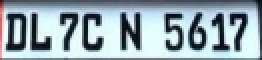
#> input picture Cropped_Image_text/plate.png, 131 x 30 px (shown 2 times larger)
$ python main.py
#> lines starting #> are read from the running program, lines starting #| are printed output that depends on the picture; after the words box and inside, x2 and y2 are one past the last pixel; in counts of white or black regions, pixels touching at a corner belong together
#> the answer given: Cropped_Image_text/plate.png
#> in Main, image is the input picture: shape (30, 131, 3); mean B, G, R 176.2, 167.6, 149.9
### detect_plate.py
import numpy as np
import cv2
import imutils
import pytesseract
import os


def Detect_plate(image):


	save_dir = os.getcwd() + '/Cropped_Image_text'

	if not os.path.exists(save_dir):
		os.mkdir(save_dir)


	#resize the image- change width to 500
	image = imutils.resize(image, width=500)
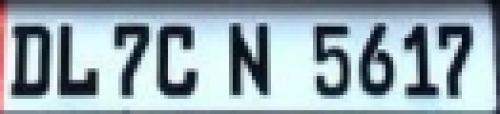
#> image: shape (114, 500, 3); mean of channels 0, 1, 2 176.2, 167.6, 149.9; drawn as B, G, R

	#Display the original image
	cv2.imshow('original image', image)
	cv2.waitKey(0)

	#RGB to GRAY scale conversion
	gray = cv2.cvtColor(image, cv2.COLOR_BGR2GRAY)
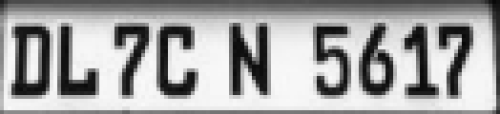
#> gray: shape (114, 500); min 7, max 249, mean 163.3
	cv2.imshow("1 - Grayscale Conversion", gray)
	cv2.imwrite(save_dir + '/gray' + '.png', gray)  #writing gray image
	cv2.waitKey(0)

	#Noise removal with iterative bilateral filter(removes noise while preserving edges)
	gray = cv2.bilateralFilter(gray, 11,17,17)
	cv2.imshow("2- Bilateral filter", gray)
	cv2.imwrite(save_dir + '/without_noise' + '.png', gray)  # writing image after removing the noise
	cv2.waitKey(0)

	#Find edges of grayscale image
	edged = cv2.Canny(gray, 170, 200)
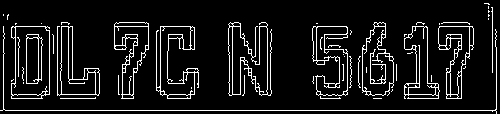
#> edged: shape (114, 500); 9.5% white in thin lines or dots
	cv2.imshow("3 - canny edges", edged)
	cv2.imwrite(save_dir + '/edged' + '.png', edged) #writing edged image
	cv2.waitKey(0)

	#Find Conotours based on edges
	cnts, new = cv2.findContours(edged.copy(), cv2.RETR_LIST, cv2.CHAIN_APPROX_SIMPLE)
#> cnts = 130 contours, 78 with area under 20; largest, box (x1, y1, x2, y2) and area: (11, 26, 50, 99) 2512, (11, 26, 50, 96) 2328, (228, 22, 272, 96) 1786, (362, 22, 394, 96) 1648, (156, 26, 199, 99) 1516; new = 130 rows, first 6: [1, -1, -1, -1], [2, 0, -1, -1], [3, 1, -1, -1], [4, 2, -1, -1], [5, 3, -1, -1], [6, 4, -1, -1]

	#create copy of original image to draw all contours
	img1 = image.copy()
	cv2.drawContours(img1, cnts, -1, (0,255,0), 3)
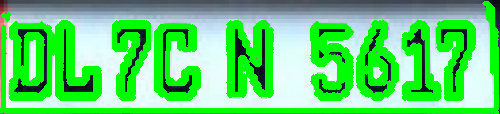
#> img1: shape (114, 500, 3); mean of channels 0, 1, 2 116.8, 212.9, 100; drawn as B, G, R
	cv2.imwrite(save_dir + '/contours' + '.png', img1) #writing image with contours
	cv2.imshow("4 - All contours", img1)
	cv2.waitKey(0)

	#Sort Contours based on their area keeping minimum required area as '40' (anything smaller than that will not be considered)
	cnts = sorted(cnts, key=cv2.contourArea, reverse=True)[:40]
#> cnts = 40 contours; largest, box (x1, y1, x2, y2) and area: (11, 26, 50, 99) 2512, (11, 26, 50, 96) 2328, (228, 22, 272, 96) 1786, (362, 22, 394, 96) 1648, (156, 26, 199, 99) 1516
	NumberPlateCnt = None #we currently have no  Number plate Contour

	#Top 40 Contours
	img2 = image.copy()
	cv2.drawContours(img2, cnts, -1, (0,255,0), 3)
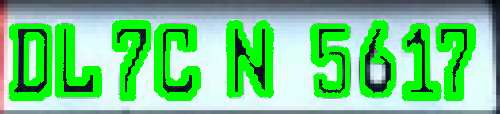
#> img2: shape (114, 500, 3); mean of channels 0, 1, 2 134.6, 203.9, 115.7; drawn as B, G, R
	cv2.imshow("5 - Top 40 Contours", img2)
	cv2.imwrite(save_dir + '/top40contours' + '.png', img2)
	cv2.waitKey(0)

	# loop over our contours to find the best possible approximate contour of number plate
	count = 0

	for c in cnts:
		peri = cv2.arcLength(c, True)
		approx = cv2.approxPolyDP(c, 0.02 * peri, True)

		if len(approx) == 4: # Select the Contour with 4 corners
			NumberPlateCnt = approx # This is our approx Number Plate Contour

			# Crop those contours and store it in Cropped Images folder
			x, y, w, h = cv2.boundingRect(c)
			new_img = image[y:y+h, x:x+w] # create new image
			cv2.imwrite(save_dir + '/plate' + '.png', new_img) # Store new image

			break
#> this loop made 1 pass
#> (peri, NumberPlateCnt, x, y, w, h) on pass 1: (238.5, [[12, 26], [11, 98], [49, 94], [49, 27]], 11, 26, 39, 73)


	# Drawing the selected contour on the original image
	cv2.drawContours(image, [NumberPlateCnt], -1, (0,255,0), 3)
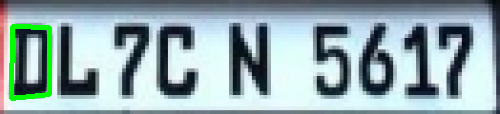
#> image: shape (114, 500, 3); 1.86% of pixels changed, all inside (x1, y1, x2, y2) = (9, 24, 52, 101); drawn as B, G, R
	cv2.imshow("Final Image with Number Plate Detected", image)
	cv2.imwrite(save_dir + '/final' + '.png', image) #writing final image with number plate
	cv2.waitKey(0)

	cropped_img_loc = save_dir + "/plate.png"
	cv2.imshow("cropped Image ", cv2.imread(cropped_img_loc))
	cv2.waitKey(0) # Wait for user input before closing the image displayed

	return new_img

### recognize_plate.py
import pytesseract
import os
import cv2


def Recognize_plate(plate):

	pytesseract.pytesseract.tesseract_cmd = r"C:\Program Files\Tesseract-OCR\tesseract.exe" #Enter your path where tesseract-ocr is installed

	curr_dir = os.getcwd()

	#converting the image of cropped plate to grayscale
	plate = cv2.cvtColor(plate, cv2.COLOR_BGR2GRAY)
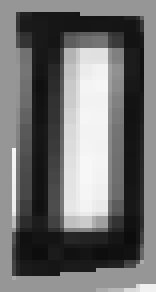
#> plate: shape (73, 39) (shown 4 times larger); min 12, max 247, mean 110.7

	#showing the grayscale image of plate, press 0 to continue when the image pops up...
	cv2.imshow('gray_plate', plate)
	cv2.waitKey(0)

	#Use tesseract to convert number in theimage into string by using its OCR Engine
	text = pytesseract.image_to_string(plate, lang='eng')
	print("Number is : ", text)

	#creating aand opening a text file to write the license plate number
	plate_number = open(curr_dir + "/plate_number.txt","w")

	#writing the license plate number into the text file.
	plate_number.write(text)

	#finally we need to close the text file.
	plate_number.close()

### main.py
import cv2
import imutils
import numpy as np
import os
import detect_plate
import recognize_plate


def Main(image_name):

	image = cv2.imread(image_name)

	plate = detect_plate.Detect_plate(image)

	recognize_plate.Recognize_plate(plate)
#> (the call stopped at in Recognize_plate, `text = pytesseract.image_to_string(plate, lang='eng')`: pytesseract is not available in this run)


if __name__ == '__main__':

	print("please make sure the image is in the same folder in which the file main.py is\n")

	image_name = input("enter image name with extension: ")

	Main(image_name)
